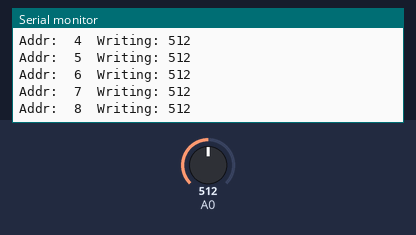
This sketch was run on a simulated Arduino Uno, built with avr-gcc and run on an emulated ATmega328P. On the bench: the last lines printed to the serial monitor. The test bench sets the inputs (shaded band); at power-on: A0 = 512. EEPROM starts erased.

Above: at 0.9 s.
1.0 s: A0 set to 716
At 1.01 s:
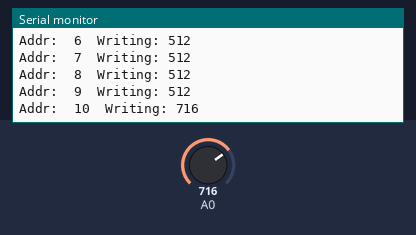
2.5 s: A0 set to 900
At 2.52 s:
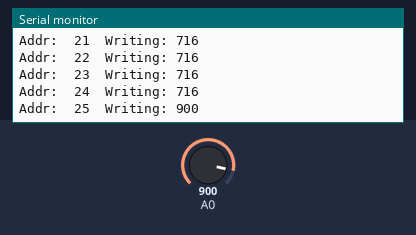
Timing chart, 0 to 5.5 s (numbered marks = the images above; inputs shaded):
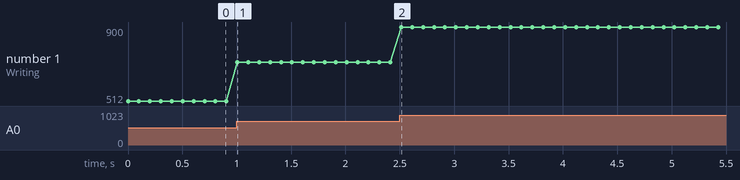

Measured:
- after the input at 1.0 s, the serial monitor: prints a new line at once (image 1)
- plotted number 1: 512 → 716 after the input at 1.0 s

The sketch:

9.1.1-eepromwrite.ino
```cpp
/*
 * EEPROM Write
 *
 * Stores values read from analog input 0 into the EEPROM.
 * These values will stay in the EEPROM when the board is
 * turned off and may be retrieved later by another sketch.
 * 01/05/2016 - Modified for Arduino 101 - Dino Tinitigan <dino.tinitigan@intel.com>
*/

#include <EEPROM.h>

/** the current address in the EEPROM (i.e. which byte we're going to write to next) **/
int addr = 0;

void setup() {
  Serial.begin(9600);
  while (!Serial) {
    ; // wait for serial port to connect. Needed for native USB port only
  }

  for(int i = 0; i < 512; i++)
  {
    unsigned long val = analogRead(0);
    Serial.print("Addr:\t");
    Serial.print(addr);
    Serial.print("\tWriting: ");
    Serial.println(val);
    EEPROM.write(addr, val);
    addr++;
    delay(100);
  }

  Serial.println("done writing");
}

void loop() {

}
```
